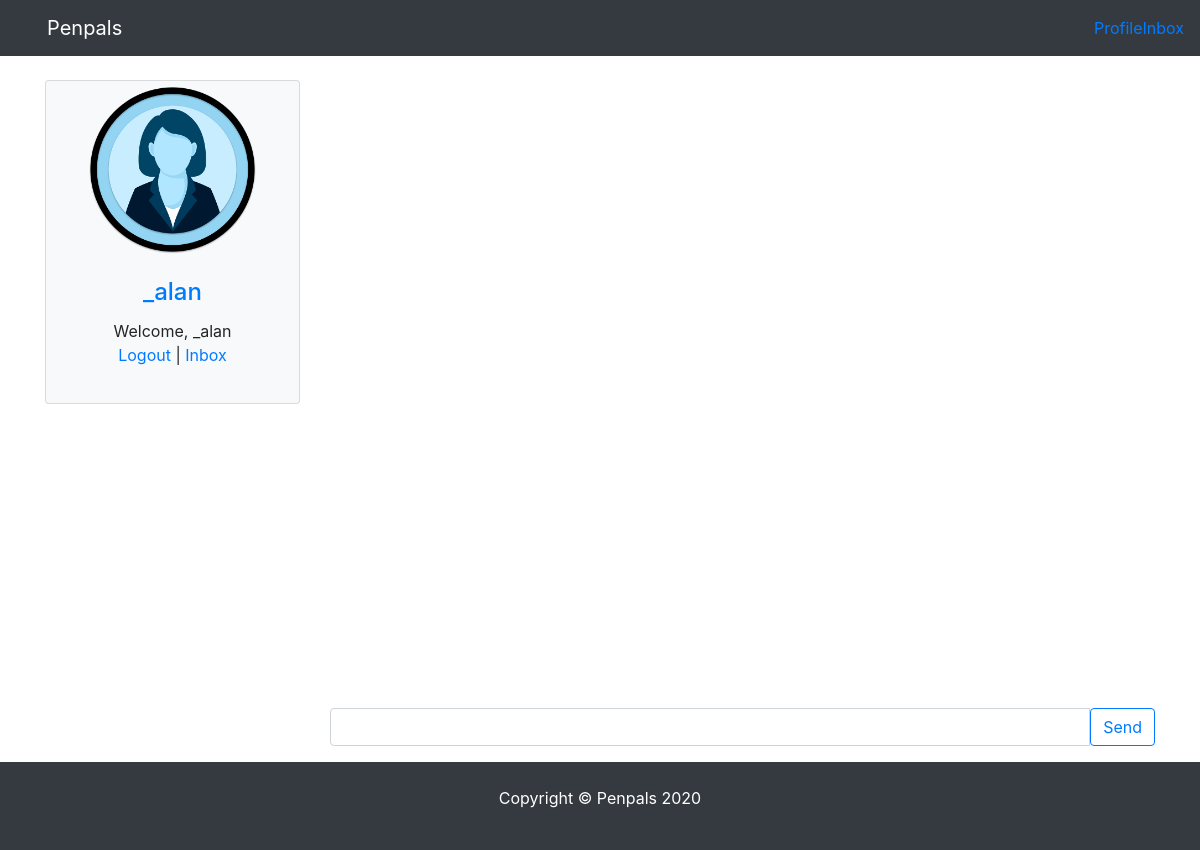
The app's page /message/chatbox/18 (signed in), older data.
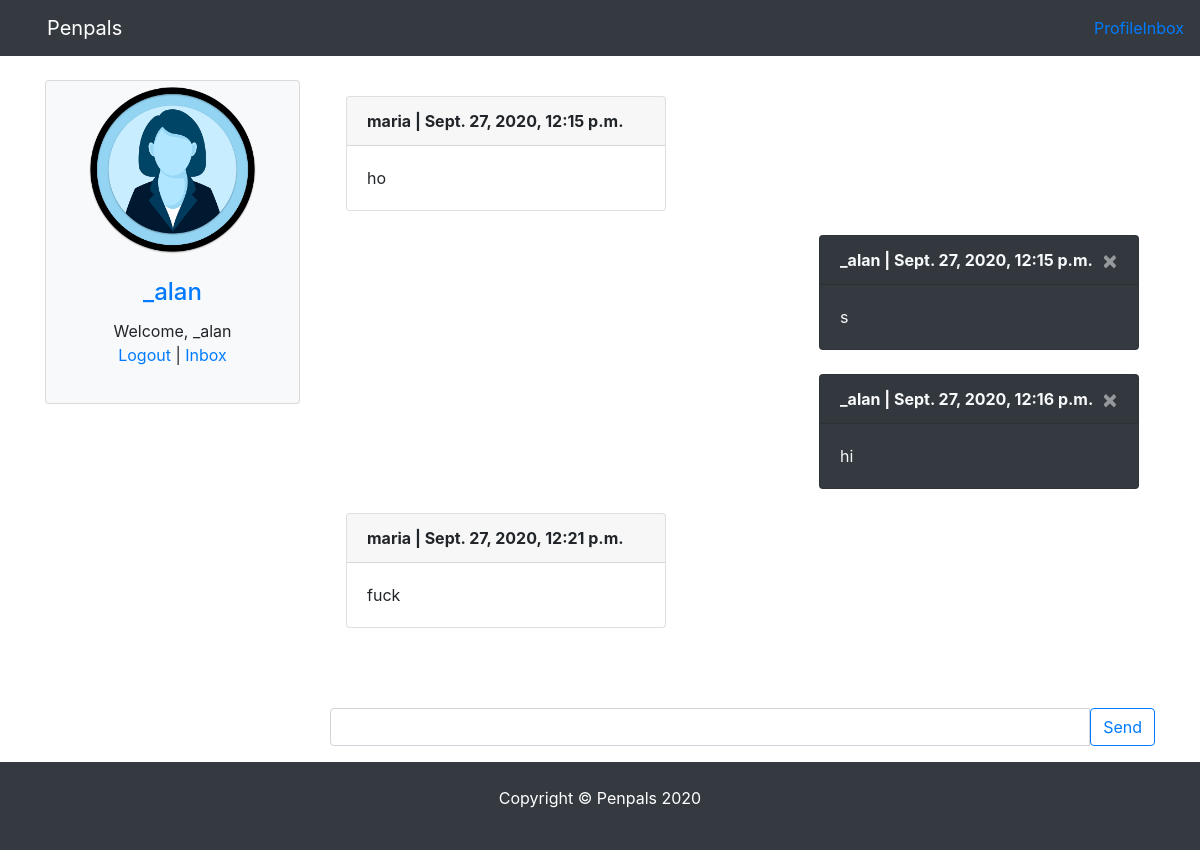
The same page, newer data.
### pages/models.py (models this page shows)
class Profile(models.Model):
    user = models.OneToOneField(User, blank=True, null=True, on_delete=models.CASCADE)
    first = models.CharField(max_length=200, blank=True, null=True)
    last = models.CharField(max_length=200, blank=True, null=True)
    photo = models.ImageField(default='user.png', upload_to='photo/%Y/%m', blank=True, null=True)
    friends = models.ManyToManyField('self', blank=True)
    speaks =  models.CharField(max_length=200, blank=True, null=True)
    is_learning =  models.CharField(max_length=200, blank=True, null=True)
    def __str__(self):
        return str(self.user)
    def get_absolute_url(self):
        return reverse("pages:profile", kwargs={"profile_id": self.pk})
    class Meta:
        ordering = ['-id']

### conversations/models.py (models this page shows)
class Message(models.Model):
    content = models.CharField(max_length=250)
    date = models.DateTimeField(auto_now_add=True)
    profile = models.ForeignKey(Profile, related_name="from_profile", on_delete=models.CASCADE)
    chat = models.ForeignKey(Chat, related_name="get_msg", on_delete=models.CASCADE)
    def __str__(self):
        return self.content
    class Meta:
        ordering = ['date']

### conversations/views.py (the view, shortened to what this page needs)
# urls.py: path('chatbox/<int:chat_id>', chatbox, name='chatbox'),
def chatbox(request, chat_id):
    profile = request.user.profile
    form = MessageForm()
    messages = Message.objects.filter(chat_id=chat_id)
    last_viewed = Chat_members.objects.filter(chat_id=chat_id).filter(profile=profile)
    last_viewed.update(last_viewed=timezone.now())
    context = {
        'profile': profile,
        'chat_id': chat_id,
        'form': form,
        'msg': messages,
    }
    return render(request, 'conversations/chatbox.html', context)

### conversations/forms.py
class MessageForm(forms.ModelForm):
    content = forms.CharField(widget=forms.TextInput(attrs={'class': 'form-control'}))
    class Meta:
        model = Message
        fields = ['content']

### conversations/templates/conversations/chatbox.html (shortened to what this page needs)
{% extends 'pages/base.html' %}
{% block content %}
<div class="row">
    {% include 'pages/include/_sidebar.html' %}
    <div class="col-md-9 col-sm-12">
        <div id="messageFeed" class="p-3">
            {% for m in msg %}
            <div class="card {% if request.user.profile == m.profile %} ml-auto text-light bg-dark {% endif %}" style="width: 20rem;">
                <div class="card-header font-weight-bold">
                    {{m.profile}} | {{m.date}}
                    {% if request.user.profile == m.profile %}
                        <a href="{% url 'conversations:delete_message' m.id %}" class="close text-light">
                            <span>&times;</span>
                        </a>
                    {% endif %}
                </div>
                <div class="card-body">
                    {{m}}
                </div>
            </div>
            {% endfor %}
        </div>
        <form method="POST" autocomplete="off">
            <div class="input-group mb-3">
                {% for field in form %}
                    {{field}}
                {% endfor %}
                <button type="submit" class="btn btn-outline-primary">Send</button>
            </div>
        </form>
    </div>
</div>
{% endblock content %}

### templates/pages/base.html (shortened to what this page needs)
{% load static %}
<!DOCTYPE html>
<html lang="en">
<head>
    <link rel="stylesheet" href="{% static 'vendor/bootstrap/css/bootstrap.min.css' %}">
    <link rel="stylesheet" href="{% static 'css/styles.css' %}">
</head>
<body class="d-flex flex-column min-vh-100">
    <nav class="navbar navbar-expand-md bg-dark navbar-dark">
        <div class="container">
            <a href="{% url 'pages:index' %}" class="navbar navbar-brand">Penpals</a>
        </div>
        <div class="collapse navbar-collapse" id="collapsibleNavbar">
            <ul class="navbar-nav ml-auto">
                {% if request.user.is_authenticated %}
                    <li class="nav-item">
                        <a href="{{request.user.profile.get_absolute_url}}">Profile</a>
                    </li>
                    <li class="nav-item">
                        <a href="{% url 'conversations:inbox' %}">Inbox</a>
                    </li>
                {% endif %}
            </ul>
        </div>
    </nav>
    <div class="container mt-4">
        {% block content %}
        {% endblock content %}
    </div>
    <footer class="bg-dark text-white mt-auto">
        <div class="container py-4">
            <p class="text-center"> Copyright &copy; Penpals 2020 </p>
        </div>
    </footer>
</body>
</html>

### templates/pages/include/_sidebar.html
<div class="col-lg-3 col-lg-md-3 col-sm-6 mx-auto">
    <div class="card bg-light" style="max-width: 30rem;">
        {% if profile.photo %}
            <img src="{{ profile.photo.url }}" alt="img" class="card-img-top mx-auto rounded-circle">
        {% else %}
        <img src="https://placeholder.it/200x200" class="card-img-top mx-auto rounded-circle">
        {% endif %}
        <div class="card-body text-center">
            <h4 class="card-title">
                <a href="{{profile.get_absolute_url}}"> {{profile}} </a>
            </h4>
            {% if request.user == profile.user %}
                Welcome, {{ profile.user }} <p><a href="{% url 'pages:logout' %}">Logout</a> | <a href="{% url 'conversations:inbox' %}">Inbox</a></p>
            {% elif request.user.is_anonymous %}
            <p>
                <a href="{% url 'pages:register' %}">Register</a> |
                <a href="{% url 'pages:login' %}">Login</a>
            </p>
            {% endif %}
        </div>
    </div>
</div>

### static_files/css/styles.css (style rules this page uses)
.card-img-top { width: 70%; height: 70%; }
.card { margin-bottom: 1.5rem!important; }
#messageFeed { height: calc(100vh - 172px); overflow-y: scroll; }

Row changes from the older to the newer data that the page shows:
added Message: profile "maria", date "Sept. 27, 2020, 12:15 p.m.", content "ho"
added Message: profile "_alan", date "Sept. 27, 2020, 12:15 p.m.", content "s"
added Message: profile "_alan", date "Sept. 27, 2020, 12:16 p.m.", content "hi"
added Message: profile "maria", date "Sept. 27, 2020, 12:21 p.m.", content "fuck"
